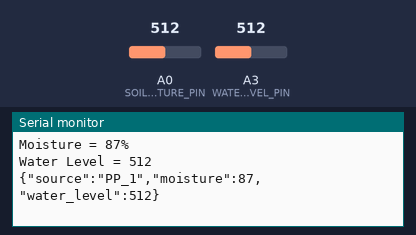
The sketch below on a simulated Arduino Uno, built with avr-gcc and run on an emulated ATmega328P. Parts: the last lines printed to the serial monitor. Inputs (shaded band) come from the test bench; at power-on: A0 (SOIL_MOISTURE_PIN) = 512, A3 (WATER_LEVEL_PIN) = 512.

Above: at 5.8 s.
5.9 s: A0 (SOIL_MOISTURE_PIN) set to 716
At 10.9 s:
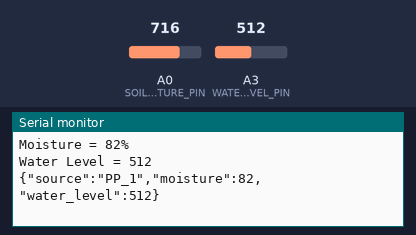
11.9 s: A3 (WATER_LEVEL_PIN) set to 716
At 16.0 s:
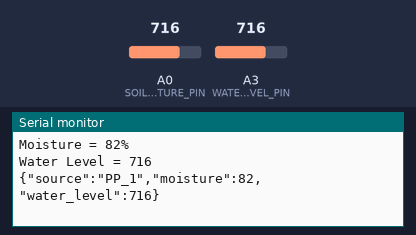
17.9 s: A0 (SOIL_MOISTURE_PIN) set to 900
At 21.2 s:
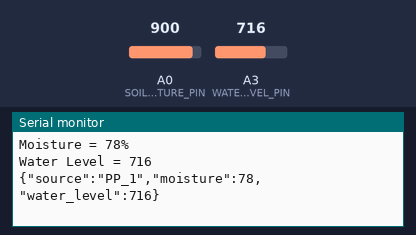
23.9 s: A3 (WATER_LEVEL_PIN) set to 900
At 26.3 s:
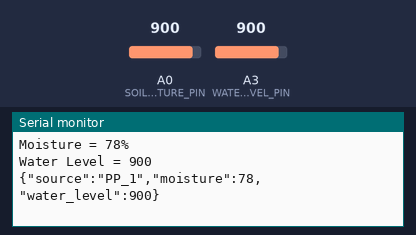
Timing chart, 0 to 27.8 s (numbered marks = the images above; inputs shaded):
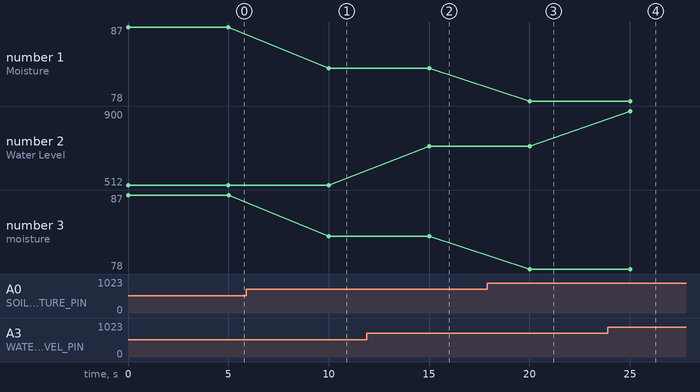

The sketch:

P_Pemantau.ino
```cpp
#include <ArduinoJson.h>

#define SOIL_MOISTURE_PIN A0
#define WATER_LEVEL_PIN A3

String temp;

int soilMoisture();
int waterLevel();

void setup() {
  Serial.begin(115200);
}

void loop() {
  DynamicJsonDocument doc(1024);
  doc["source"] = "PP_1";
  doc["moisture"] = soilMoisture();
  doc["water_level"] = waterLevel();

  String msg;
  serializeJson(doc, msg);
  Serial.println(msg);
  delay(5000);
}
```

soil_moisture.ino
```cpp
int soilMoisture()
{
  int sensorValue = analogRead(SOIL_MOISTURE_PIN);
  int convertedMoisture = ( 100 - ( (sensorValue/4095.00) * 100 ) );
  Serial.print("Moisture = ");
  Serial.print(convertedMoisture);
  Serial.println("%");
  return convertedMoisture;
}
```

water_level.ino
```cpp
int waterLevel() {
  int sensorValue = analogRead(WATER_LEVEL_PIN);
  Serial.print("Water Level = ");
  Serial.println(sensorValue);
  return sensorValue;
}
```

Measured:
- after the input at 5.9 s, the serial monitor: prints a new line after 4.1 s (image 1)
- after the input at 11.9 s, the serial monitor: prints a new line after 3.1 s (image 2)
- after the input at 17.9 s, the serial monitor: prints a new line after 2.1 s (image 3)
- after the input at 23.9 s, the serial monitor: prints a new line after 1.1 s (image 4)
- plotted number 1: 87 → 82 after the input at 5.9 s, 82 → 78 after the input at 17.9 s
- plotted number 2: 512 → 716 after the input at 11.9 s, 716 → 900 after the input at 23.9 s
- plotted number 3: 87 → 82 after the input at 5.9 s, 82 → 78 after the input at 17.9 s
